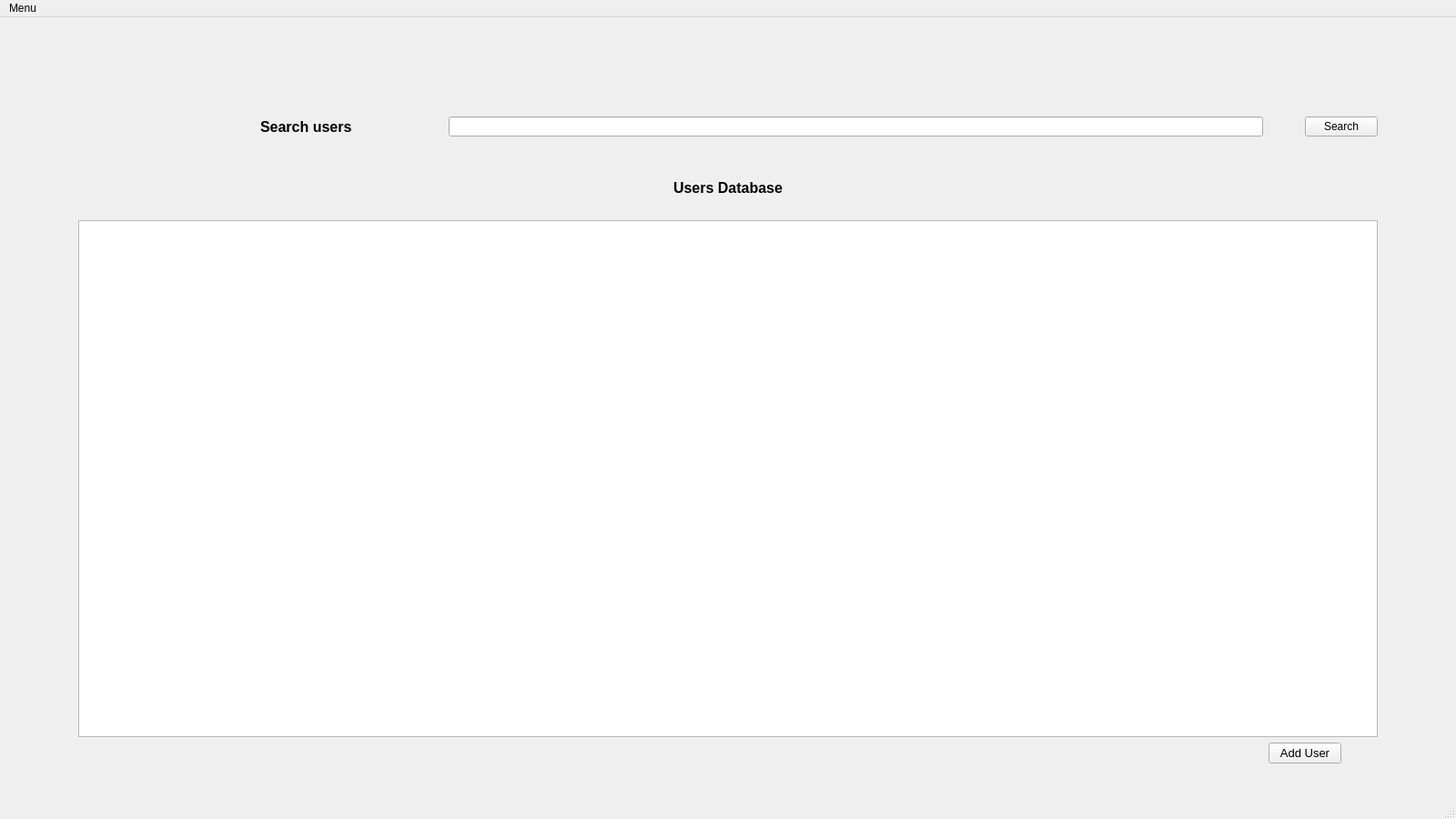
<?xml version="1.0" encoding="UTF-8"?>
<ui version="4.0">
 <class>AdministratorMainWindow</class>
 <widget class="QMainWindow" name="AdministratorMainWindow">
  <property name="geometry">
   <rect>
    <x>0</x>
    <y>0</y>
    <width>1600</width>
    <height>900</height>
   </rect>
  </property>
  <property name="windowTitle">
   <string>MainWindow</string>
  </property>
  <widget class="QWidget" name="centralwidget">
   <layout class="QGridLayout" name="gridLayout">
    <item row="3" column="1">
     <layout class="QHBoxLayout" name="horizontalLayout_4">
      <item>
       <spacer name="horizontalSpacer_10">
        <property name="orientation">
         <enum>Qt::Horizontal</enum>
        </property>
        <property name="sizeHint" stdset="0">
         <size>
          <width>40</width>
          <height>20</height>
         </size>
        </property>
       </spacer>
      </item>
      <item>
       <widget class="QLabel" name="UsersTitle">
        <property name="font">
         <font>
          <pointsize>12</pointsize>
          <weight>75</weight>
          <bold>true</bold>
         </font>
        </property>
        <property name="text">
         <string>Users Database</string>
        </property>
       </widget>
      </item>
      <item>
       <spacer name="horizontalSpacer_9">
        <property name="orientation">
         <enum>Qt::Horizontal</enum>
        </property>
        <property name="sizeHint" stdset="0">
         <size>
          <width>40</width>
          <height>20</height>
         </size>
        </property>
       </spacer>
      </item>
     </layout>
    </item>
    <item row="2" column="1">
     <spacer name="verticalSpacer_3">
      <property name="orientation">
       <enum>Qt::Vertical</enum>
      </property>
      <property name="sizeType">
       <enum>QSizePolicy::Fixed</enum>
      </property>
      <property name="sizeHint" stdset="0">
       <size>
        <width>20</width>
        <height>40</height>
       </size>
      </property>
     </spacer>
    </item>
    <item row="5" column="1">
     <widget class="QTableWidget" name="user_table">
      <property name="enabled">
       <bool>true</bool>
      </property>
      <property name="font">
       <font>
        <pointsize>8</pointsize>
       </font>
      </property>
      <property name="cursor" stdset="0">
       <cursorShape>PointingHandCursor</cursorShape>
      </property>
      <property name="layoutDirection">
       <enum>Qt::LeftToRight</enum>
      </property>
      <property name="autoFillBackground">
       <bool>true</bool>
      </property>
      <property name="inputMethodHints">
       <set>Qt::ImhNone</set>
      </property>
      <property name="frameShape">
       <enum>QFrame::StyledPanel</enum>
      </property>
      <property name="frameShadow">
       <enum>QFrame::Raised</enum>
      </property>
      <property name="editTriggers">
       <set>QAbstractItemView::NoEditTriggers</set>
      </property>
      <property name="dragEnabled">
       <bool>false</bool>
      </property>
      <property name="selectionMode">
       <enum>QAbstractItemView::SingleSelection</enum>
      </property>
      <property name="gridStyle">
       <enum>Qt::SolidLine</enum>
      </property>
      <property name="sortingEnabled">
       <bool>true</bool>
      </property>
      <property name="wordWrap">
       <bool>false</bool>
      </property>
      <attribute name="verticalHeaderCascadingSectionResizes">
       <bool>false</bool>
      </attribute>
      <attribute name="verticalHeaderHighlightSections">
       <bool>true</bool>
      </attribute>
      <attribute name="verticalHeaderStretchLastSection">
       <bool>false</bool>
      </attribute>
     </widget>
    </item>
    <item row="5" column="0">
     <spacer name="horizontalSpacer_4">
      <property name="orientation">
       <enum>Qt::Horizontal</enum>
      </property>
      <property name="sizeType">
       <enum>QSizePolicy::Fixed</enum>
      </property>
      <property name="sizeHint" stdset="0">
       <size>
        <width>77</width>
        <height>552</height>
       </size>
      </property>
     </spacer>
    </item>
    <item row="5" column="2">
     <spacer name="horizontalSpacer_3">
      <property name="orientation">
       <enum>Qt::Horizontal</enum>
      </property>
      <property name="sizeType">
       <enum>QSizePolicy::Fixed</enum>
      </property>
      <property name="sizeHint" stdset="0">
       <size>
        <width>77</width>
        <height>552</height>
       </size>
      </property>
     </spacer>
    </item>
    <item row="0" column="2">
     <spacer name="verticalSpacer">
      <property name="orientation">
       <enum>Qt::Vertical</enum>
      </property>
      <property name="sizeType">
       <enum>QSizePolicy::Fixed</enum>
      </property>
      <property name="sizeHint" stdset="0">
       <size>
        <width>77</width>
        <height>100</height>
       </size>
      </property>
     </spacer>
    </item>
    <item row="6" column="1">
     <layout class="QHBoxLayout" name="horizontalLayout">
      <item>
       <spacer name="horizontalSpacer_7">
        <property name="orientation">
         <enum>Qt::Horizontal</enum>
        </property>
        <property name="sizeHint" stdset="0">
         <size>
          <width>40</width>
          <height>20</height>
         </size>
        </property>
       </spacer>
      </item>
      <item>
       <widget class="QPushButton" name="AddUser_Button">
        <property name="sizePolicy">
         <sizepolicy hsizetype="Minimum" vsizetype="Maximum">
          <horstretch>0</horstretch>
          <verstretch>0</verstretch>
         </sizepolicy>
        </property>
        <property name="font">
         <font>
          <pointsize>10</pointsize>
         </font>
        </property>
        <property name="text">
         <string>Add User</string>
        </property>
       </widget>
      </item>
      <item>
       <spacer name="horizontalSpacer_8">
        <property name="orientation">
         <enum>Qt::Horizontal</enum>
        </property>
        <property name="sizeType">
         <enum>QSizePolicy::Fixed</enum>
        </property>
        <property name="sizeHint" stdset="0">
         <size>
          <width>40</width>
          <height>20</height>
         </size>
        </property>
       </spacer>
      </item>
     </layout>
    </item>
    <item row="7" column="2">
     <spacer name="verticalSpacer_2">
      <property name="orientation">
       <enum>Qt::Vertical</enum>
      </property>
      <property name="sizeType">
       <enum>QSizePolicy::Fixed</enum>
      </property>
      <property name="sizeHint" stdset="0">
       <size>
        <width>20</width>
        <height>30</height>
       </size>
      </property>
     </spacer>
    </item>
    <item row="1" column="1">
     <layout class="QHBoxLayout" name="horizontalLayout_2">
      <item>
       <spacer name="horizontalSpacer_6">
        <property name="orientation">
         <enum>Qt::Horizontal</enum>
        </property>
        <property name="sizeType">
         <enum>QSizePolicy::Fixed</enum>
        </property>
        <property name="sizeHint" stdset="0">
         <size>
          <width>200</width>
          <height>20</height>
         </size>
        </property>
       </spacer>
      </item>
      <item>
       <widget class="QLabel" name="label">
        <property name="sizePolicy">
         <sizepolicy hsizetype="Fixed" vsizetype="Preferred">
          <horstretch>0</horstretch>
          <verstretch>0</verstretch>
         </sizepolicy>
        </property>
        <property name="font">
         <font>
          <pointsize>12</pointsize>
          <weight>75</weight>
          <bold>true</bold>
         </font>
        </property>
        <property name="frameShape">
         <enum>QFrame::NoFrame</enum>
        </property>
        <property name="lineWidth">
         <number>2</number>
        </property>
        <property name="text">
         <string>Search users</string>
        </property>
        <property name="textFormat">
         <enum>Qt::AutoText</enum>
        </property>
       </widget>
      </item>
      <item>
       <spacer name="horizontalSpacer_5">
        <property name="orientation">
         <enum>Qt::Horizontal</enum>
        </property>
        <property name="sizeType">
         <enum>QSizePolicy::Fixed</enum>
        </property>
        <property name="sizeHint" stdset="0">
         <size>
          <width>100</width>
          <height>20</height>
         </size>
        </property>
       </spacer>
      </item>
      <item>
       <widget class="QLineEdit" name="searchEdit">
        <property name="sizePolicy">
         <sizepolicy hsizetype="Expanding" vsizetype="Minimum">
          <horstretch>0</horstretch>
          <verstretch>0</verstretch>
         </sizepolicy>
        </property>
        <property name="font">
         <font>
          <pointsize>8</pointsize>
         </font>
        </property>
       </widget>
      </item>
      <item>
       <spacer name="horizontalSpacer">
        <property name="orientation">
         <enum>Qt::Horizontal</enum>
        </property>
        <property name="sizeType">
         <enum>QSizePolicy::Fixed</enum>
        </property>
        <property name="sizeHint" stdset="0">
         <size>
          <width>40</width>
          <height>20</height>
         </size>
        </property>
       </spacer>
      </item>
      <item>
       <widget class="QPushButton" name="searchButton">
        <property name="text">
         <string>Search</string>
        </property>
       </widget>
      </item>
     </layout>
    </item>
    <item row="4" column="1">
     <spacer name="verticalSpacer_4">
      <property name="orientation">
       <enum>Qt::Vertical</enum>
      </property>
      <property name="sizeType">
       <enum>QSizePolicy::Fixed</enum>
      </property>
      <property name="sizeHint" stdset="0">
       <size>
        <width>20</width>
        <height>20</height>
       </size>
      </property>
     </spacer>
    </item>
   </layout>
  </widget>
  <widget class="QMenuBar" name="menubar">
   <property name="geometry">
    <rect>
     <x>0</x>
     <y>0</y>
     <width>1600</width>
     <height>17</height>
    </rect>
   </property>
   <widget class="QMenu" name="menuFile">
    <property name="title">
     <string>Menu</string>
    </property>
    <addaction name="actionOpen_Book"/>
    <addaction name="actionAdd_User_2"/>
    <addaction name="separator"/>
    <addaction name="actionQuit"/>
   </widget>
   <addaction name="menuFile"/>
  </widget>
  <widget class="QStatusBar" name="statusbar"/>
  <action name="actionQuit">
   <property name="text">
    <string>Quit</string>
   </property>
  </action>
  <action name="actionOpen_Book">
   <property name="text">
    <string>Open Books</string>
   </property>
  </action>
  <action name="actionOpen_Temp_Books">
   <property name="text">
    <string>Open Temp Books</string>
   </property>
  </action>
  <action name="actionAdd_User">
   <property name="text">
    <string>Add User</string>
   </property>
  </action>
  <action name="actionAdd_Book">
   <property name="text">
    <string>Add Book</string>
   </property>
  </action>
  <action name="actionAdd_User_2">
   <property name="text">
    <string>Add User</string>
   </property>
  </action>
 </widget>
 <resources/>
 <connections/>
</ui>
